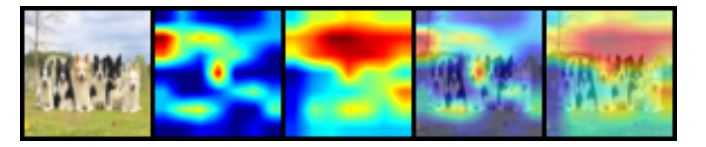
#> input picture S10/images/GradCam.JPG, 706 x 147 px, given as the content of the folder a_ganjigatti/Documents/Gaju_data/Quest/eva4/S14-15/Captures/, which was not available
$ python SuperImpose.py
#> lines starting #> are read from the running program, lines starting #| are printed output that depends on the picture; after the words box and inside, x2 and y2 are one past the last pixel; in counts of white or black regions, pixels touching at a corner belong together; pictures that were not available may be replaced by others from this repository, and a replacement may not be noted
import os
from random import randint
## Final
import glob
from PIL import Image

save_dir = "C:/Users/gajanana_ganjigatti/Documents/Gaju_data/Quest/eva4/S14-15/Superimposed/Random1/"
save_dir_mask="C:/Users/gajanana_ganjigatti/Documents/Gaju_data/Quest/eva4/S14-15/SuperImposed_mask/"
path = "C:/Users/gajanana_ganjigatti/Documents/Gaju_data/Quest/eva4/S14-15/Superimposed/Random1/*.*"

def main():
    i = 1
    bpath = "C:/Users/gajanana_ganjigatti/Documents/Gaju_data/Quest/eva4/S14-15/Images/"
    fpath = "C:/Users/gajanana_ganjigatti/Documents/Gaju_data/Quest/eva4/S14-15/Captures/"
    for file_back in os.listdir(bpath):

        # bimg.show()
        k=1
        for file_fore in os.listdir(fpath):
            forepath = fpath + file_fore
            location = file_fore[-5]
            # print(location)
            fimg = Image.open(forepath).convert("RGBA")
            # fimg.show()
            filter_size = (100, 100)

            # v1 = randint(10, 100)
            # v2 = randint(10, 100)
            # size = (v1, v2)
            backpath = bpath + file_back
            fimg = fimg.resize(filter_size, Image.BILINEAR)
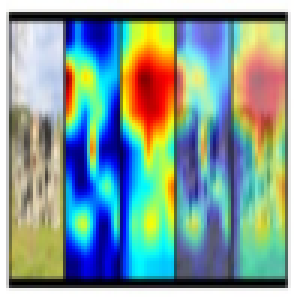
#> fimg: PIL image 100x100 RGBA (shown 3 times larger); mean R, G, B, A 133.8, 159.1, 154.6, 255
            im_rgb = Image.open( 'C:/Users/gajanana_ganjigatti/Documents/Gaju_data/Quest/eva4/blank.png')
#> im_rgb is the input picture: PIL image 706x147 RGB; mean R, G, B 133.7, 159, 154.5

            k+=1

            for j in range(1,21):
                bimg = Image.open(backpath)
                im_a = Image.new("L", im_rgb.size, 0)
#> im_a: PIL image 706x147 L; every value is 0
                # im_a = Image.new('RGBA', (250, 250), 'white')
                # print('bimg',bimg.size)
                # print('fimg',fimg.size)
                alphadata = fimg.tobytes("raw", "A")
                alphaimage = Image.frombytes("L", fimg.size, alphadata)
#> alphaimage: PIL image 100x100 L; every value is 255
                im_a =im_a.resize((250,250))
#> im_a: PIL image 250x250 L; every value is 0
                v1 = randint(10, 150)
                v2 = randint(10, 150)
                size = (v1, v2)
                # print(size)
                bimg.paste(fimg, size, fimg)
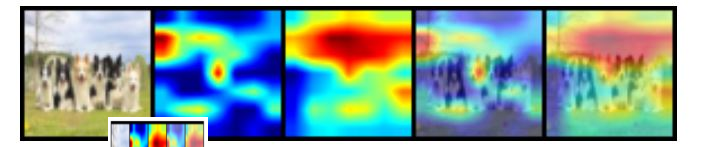
#> bimg: PIL image 706x147 RGB; mean R, G, B 135.4, 160.6, 155
                bimg.save(f'{save_dir}/Final_{i}_{k}_{j}.png', "PNG") #_{file_back}
                im_a.paste(alphaimage,size,alphaimage)
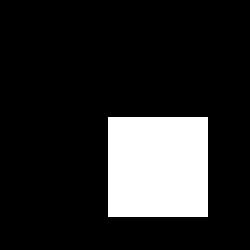
#> im_a: PIL image 250x250 L; 16% white; 1 white region, box (x1, y1, x2, y2) and area: (108, 117, 208, 217) 10000
                im_a.save(f'{save_dir_mask}/Final_{i}_{k}_{j}.jpg', "JPEG")
                # print('Im_a: ',im_a.size)
                #                 # print(alphaimage.size)

        print("completed: ",i)
        i += 1
#> i = 2
#> pass 2 of the loop in main, `for file_back in os.listdir(bpath):`:
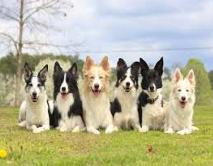
#> input picture S10/images/multiple_dogs.jpg, 213 x 166 px, found by its file name
#> in main, bimg is the input picture: PIL image 213x166 RGB; mean R, G, B 183.7, 182.2, 154.3
#> in main, `bimg.paste(fimg, size, fimg)`:
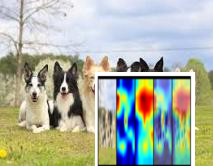
#> bimg: PIL image 213x166 RGB; mean R, G, B 171.3, 178.6, 163.6
#> in main, `im_a.paste(alphaimage,size,alphaimage)`:
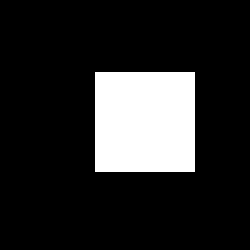
#> im_a: PIL image 250x250 L; 16% white; 1 white region, box (x1, y1, x2, y2) and area: (95, 72, 195, 172) 10000
#| completed:  2
#> i = 3

if __name__ == '__main__':
    # Calling main() function

    main()
